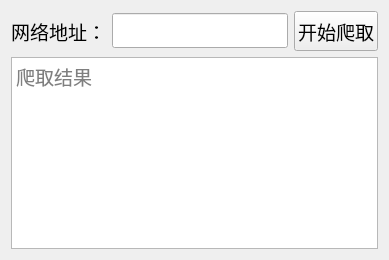
          <widget class="QWidget" name="tab_7">
           <attribute name="icon">
            <iconset resource="Ui_logic.qrc">
             <normaloff>:/newfilepath/Icon/television.png</normaloff>:/newfilepath/Icon/television.png</iconset>
           </attribute>
           <attribute name="title">
            <string>网络爬取</string>
           </attribute>
           <layout class="QVBoxLayout" name="verticalLayout_7">
            <item>
             <layout class="QHBoxLayout" name="horizontalLayout_5">
              <item>
               <widget class="QLabel" name="label_7">
                <property name="font">
                 <font>
                  <family>楷体</family>
                  <pointsize>14</pointsize>
                 </font>
                </property>
                <property name="text">
                 <string>网络地址：</string>
                </property>
               </widget>
              </item>
              <item>
               <widget class="QLineEdit" name="lineEdit_2">
                <property name="font">
                 <font>
                  <family>楷体</family>
                  <pointsize>14</pointsize>
                 </font>
                </property>
                <property name="clearButtonEnabled">
                 <bool>true</bool>
                </property>
               </widget>
              </item>
              <item>
               <widget class="QPushButton" name="pushButton_9">
                <property name="minimumSize">
                 <size>
                  <width>0</width>
                  <height>40</height>
                 </size>
                </property>
                <property name="font">
                 <font>
                  <family>楷体</family>
                  <pointsize>14</pointsize>
                 </font>
                </property>
                <property name="text">
                 <string>开始爬取</string>
                </property>
               </widget>
              </item>
             </layout>
            </item>
            <item>
             <widget class="QTextEdit" name="textEdit_climbdata">
              <property name="font">
               <font>
                <family>楷体</family>
                <pointsize>14</pointsize>
               </font>
              </property>
              <property name="placeholderText">
               <string>爬取结果</string>
              </property>
             </widget>
            </item>
           </layout>
          </widget>
